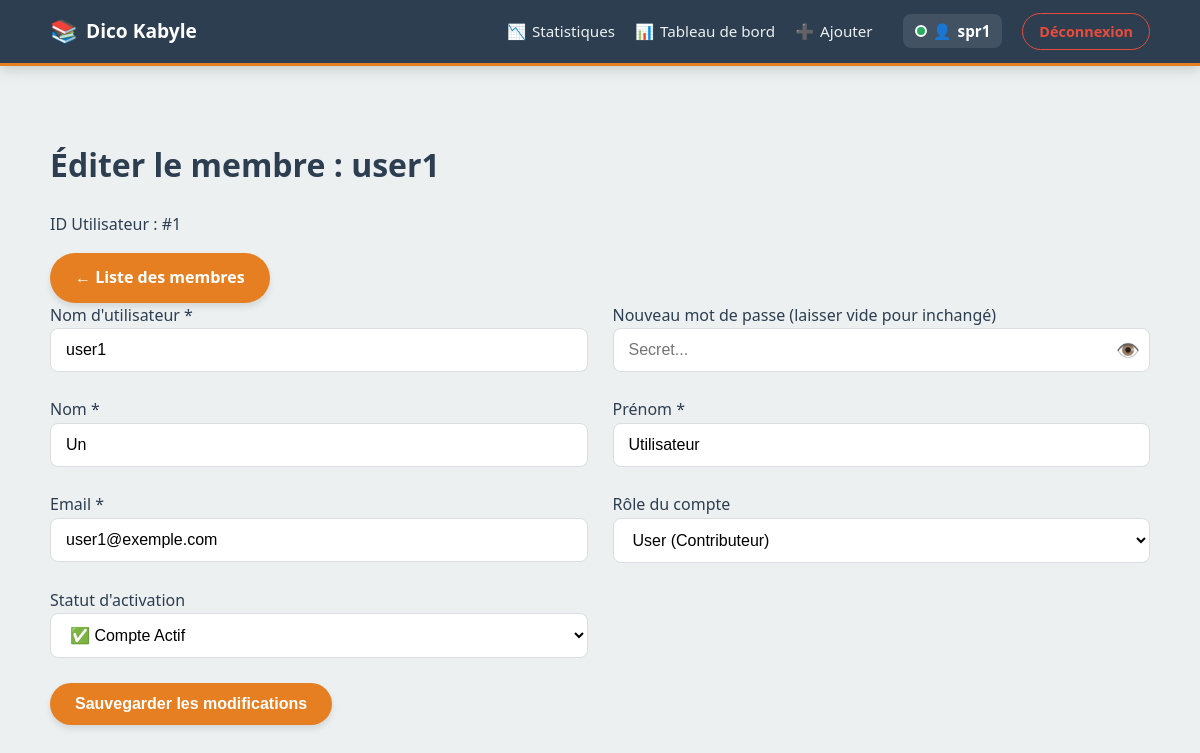
The app's page /edit_user.php?id=1 (signed in) with its own data.
### tables this page shows
CREATE TABLE users (id INTEGER PRIMARY KEY AUTOINCREMENT, username TEXT NOT NULL UNIQUE, password TEXT NOT NULL, role TEXT NOT NULL DEFAULT 'user', prenom TEXT, nom TEXT, email TEXT UNIQUE, created_at DATETIME, updated_at DATETIME, last_seen DATETIME, is_active INTEGER DEFAULT 0);

### src/RhymeEngine.php (called while the page is built, shortened)
<?php
class RhymeEngine {
    private $pdo;
    public function __construct() {
        try {
            $dbPath = __DIR__ . '/../data/dico.sqlite';
            $this->pdo = new PDO("sqlite:" . $dbPath);
            $this->pdo->setAttribute(PDO::ATTR_ERRMODE, PDO::ERRMODE_EXCEPTION);
            $this->pdo->setAttribute(PDO::ATTR_DEFAULT_FETCH_MODE, PDO::FETCH_ASSOC);
        } catch (PDOException $e) {
            die("Erreur de connexion : " . $e->getMessage());
        }
    }
    public function getPDO() { return $this->pdo; }
}

### src/AdminEngine.php (called while the page is built, shortened)
<?php
class AdminEngine {
    private $pdo;
    public function __construct($pdo) {
        $this->pdo = $pdo;
    }
    public function getUserById($id) {
        $stmt = $this->pdo->prepare("SELECT * FROM users WHERE id = ?");
        $stmt->execute([$id]);
        return $stmt->fetch(PDO::FETCH_ASSOC);
    }
}

### src/Auth.php (called while the page is built, shortened)
<?php
class Auth {
    public static function getUserId() {
        return $_SESSION['user_id'] ?? null;
    }
}

### public/edit_user.php (the view, shortened to what this page needs)
<?php
require_once __DIR__ . '/../src/RhymeEngine.php';
require_once __DIR__ . '/../src/AdminEngine.php';
require_once __DIR__ . '/../src/Auth.php';
$engine = new RhymeEngine();
$admin = new AdminEngine($engine->getPDO());
$id = (int)($_GET['id'] ?? 0);
$user = $admin->getUserById($id);
$isTargetSuperadmin = ($user['role'] === 'superadmin');
?>
<!DOCTYPE html>
<html lang="fr">
<head>
    <link rel="stylesheet" href="css/style.css">
</head>
<body>
    <?php include __DIR__ . '/../src/views/navbar.php'; ?>
    <div class="container">
        <div class="admin-header">
            <div>
                <h1>Éditer le membre : <?= htmlspecialchars($user['username']) ?></h1>
                <p>ID Utilisateur : #<?= $user['id'] ?></p>
            </div>
            <a href="manage_users.php" class="btn-primary">← Liste des membres</a>
        </div>
        <form method="POST" id="editUserForm" class="admin-form admin-grid">
            <div class="form-group">
                <label>Nom d'utilisateur *</label>
                <input type="text" name="username" value="<?= htmlspecialchars($user['username']) ?>" required>
            </div>
            <div class="form-group">
                <label>Nouveau mot de passe (laisser vide pour inchangé)</label>
                <div class="password-container">
                    <input type="password" name="password" id="pass_field" placeholder="Secret...">
                    <span class="toggle-password" id="toggle_eye">👁️</span>
                </div>
            </div>
            <div class="form-group">
                <label>Nom *</label>
                <input type="text" name="nom" value="<?= htmlspecialchars($user['nom'] ?? '') ?>" required>
            </div>
            <div class="form-group">
                <label>Prénom *</label>
                <input type="text" name="prenom" value="<?= htmlspecialchars($user['prenom'] ?? '') ?>" required>
            </div>
            <div class="form-group">
                <label>Email *</label>
                <input type="email" name="email" value="<?= htmlspecialchars($user['email'] ?? '') ?>" required>
            </div>
            <div class="form-group">
                <label>Rôle du compte</label>
                <?php if ($isTargetSuperadmin): ?>
                    <input type="text" class="input-readonly" value="Superadmin" readonly>
                    <span class="info-lock">🔒 Rôle protégé.</span>
                    <input type="hidden" name="role" value="superadmin">
                <?php else: ?>
                    <select name="role" required>
                        <option value="user" <?= $user['role'] === 'user' ? 'selected' : '' ?>>User (Contributeur)</option>
                    </select>
                <?php endif; ?>
            </div>
            <div class="form-group">
                <label>Statut d'activation</label>
                <?php if ($id === Auth::getUserId()): ?>
                    <input type="text" class="input-readonly" value="Actif (Vous)" readonly>
                    <input type="hidden" name="is_active" value="1">
                <?php else: ?>
                    <select name="is_active" required>
                        <option value="1" <?= $user['is_active'] == 1 ? 'selected' : '' ?>>✅ Compte Actif</option>
                    </select>
                <?php endif; ?>
            </div>
            <div class="full-width">
                <button type="button" class="btn-submit btn-full" onclick="openModal()">Sauvegarder les modifications</button>
            </div>
        </form>
    </div>
</body>
</html>

### public/css/style.css (style rules this page uses)
:root { --primary-color: #2c3e50; --accent-color: #e67e22; --bg-color: #ecf0f1; --white: #ffffff; --border-color: #dcdde1; --text-muted: #7f8c8d; --success-color: #27ae60; --error-color: #e74c3c; --shadow: 0 4px 6px rgba(0, 0, 0, 0.1); --transition: all 0.3s ease; }
body { font-family: 'Segoe UI', Tahoma, Geneva, Verdana, sans-serif; background-color: var(--bg-color); color: var(--primary-color); margin: 0; line-height: 1.6; }
.container { max-width: 1100px; margin: 0 auto; padding: 20px; }
button, .btn-primary, .btn-add, .btn-pdf, .btn-submit { padding: 12px 25px; background: var(--accent-color); color: white; border: none; border-radius: 25px; cursor: pointer; font-weight: bold; box-shadow: var(--shadow); transition: var(--transition); text-decoration: none; display: inline-block; text-align: center; font-size: 1rem; }
input[type="text"], input[type="password"], input[type="email"], select, textarea { width: 100%; padding: 12px 15px; border: 1px solid var(--border-color); border-radius: 8px; box-sizing: border-box; font-size: 1rem; background-color: var(--white); transition: border-color 0.2s; }
.admin-grid { display: grid; grid-template-columns: 1fr 1fr; gap: 25px; }
.full-width { grid-column: 1 / span 2; }

### public/edit_user.php (style rules this page uses)
.password-container { position: relative; display: flex; align-items: center; }
.toggle-password { position: absolute; right: 10px; cursor: pointer; font-size: 1.2rem; user-select: none; }

### records on screen
users: username "user1", id "1", nom "Un", prenom "Utilisateur", email "user1@exemple.com", role "User (Contributeur)", is_active "✅ Compte Actif"

### other values on screen
$_SESSION['username'] "spr1"
